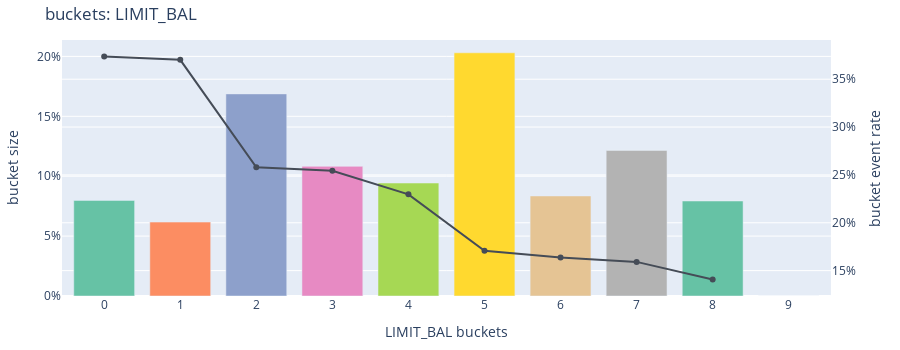

The code cell stored with this chart in its notebook:
### Markdown cell above
and the same applies to plotting the bucketing step

### Code cell
bucketing_process.plot_bucket("LIMIT_BAL")

### Figure 1 — Plotly figure (JSON) as saved in the notebook; plotly's stock layout.template omitted (floating-point values rounded to 4 significant figures)
{"data": [{"line": {"color": "#454c57"}, "name": "Event Rate", "type": "scatter", "x": [0, 1, 2, 3, 4, 5, 6, 7, 8, 9], "xaxis": "x", "y": [0.3737, 0.3703, 0.2579, 0.2542, 0.2297, 0.1708, 0.1637, 0.1591, 0.1408, null], "yaxis": "y2"}, {"marker": {"color": ["rgb(102,194,165)", "rgb(252,141,98)", "rgb(141,160,203)", "rgb(231,138,195)", "rgb(166,216,84)", "rgb(255,217,47)", "rgb(229,196,148)", "rgb(179,179,179)", "rgb(102,194,165)", "rgb(252,141,98)"]}, "name": "Bucket count percentage", "type": "bar", "x": [0, 1, 2, 3, 4, 5, 6, 7, 8, 9], "xaxis": "x", "y": [0.0798, 0.0617, 0.1687, 0.1082, 0.0943, 0.203, 0.0835, 0.1215, 0.0793, 0], "yaxis": "y"}], "layout": {"height": 350, "margin": {"b": 20, "l": 20, "r": 20, "t": 40}, "showlegend": false, "title": {"text": "buckets: LIMIT_BAL"}, "transition": {"duration": 50}, "xaxis": {"anchor": "y", "domain": [0, 0.94], "title": {"text": "LIMIT_BAL buckets"}, "type": "category"}, "yaxis": {"anchor": "x", "domain": [0, 1], "tickformat": ",.0%", "title": {"text": "bucket size"}}, "yaxis2": {"anchor": "x", "overlaying": "y", "side": "right", "tickformat": ",.0%", "title": {"text": "bucket event rate"}}}}
